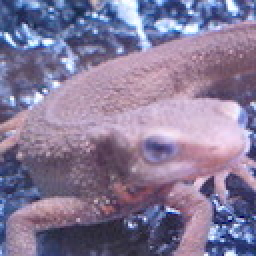
#> input picture questions/Question_11_20/imori.jpg, 128 x 128 px, found by its file name (shown 2 times larger)
$ python Q19-LoGFilter.py   (older library calls are emulated)
#> lines starting #> are read from the running program, lines starting #| are printed output that depends on the picture
# %% import
import cv2
from PIL import Image
import numpy as np

# %% load original image
img = Image.open("../../ImageProcessing100Wen/Question_11_20/imori.jpg")
#> img is the input picture: PIL image 128x128 RGB; mean R, G, B 134.1, 121.8, 152.8
img_arr = np.array(img)
img_gs = cv2.cvtColor(img_arr, cv2.COLOR_RGB2GRAY)
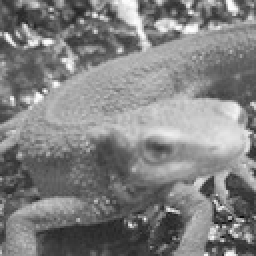
#> img_gs: shape (128, 128) (shown 2 times larger); min 11, max 254, mean 129
print(img_gs.shape)
#| (128, 128)

# %% LoG Filter
def LoG_filter(img, k_size=3, sigma=1.3):
#> called with k_size = 3, sigma = 1.3
    H, W = img.shape
#> H = 128; W = 128

    # Zero padding
    pad = k_size // 2
    out = np.pad(img, ((pad, pad), (pad, pad)), mode="constant")
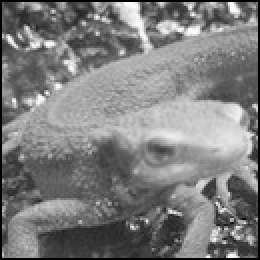
#> out: shape (130, 130) (shown 2 times larger); min 0, max 254, mean 125.1

    filter_log = np.zeros((3, 3), dtype=np.float)
    for i in range(0, k_size):
        for j in range(0, k_size):
            filter_log[i, j] = (i**2 + j**2 - sigma**2) / (2 * np.pi * sigma**6) * np.exp(-(i**2 + j**2)/(2 * sigma**2))
    filter_log /= filter_log.sum()  # 归一化，否则输出灰度值极低
    out = cv2.filter2D(img, -1, filter_log, borderType=cv2.BORDER_CONSTANT)
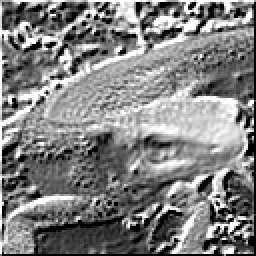
#> out: shape (128, 128) (shown 2 times larger); min 0, max 255, mean 128.3

    out = out[pad: pad + H, pad: pad + W].astype(np.uint8)
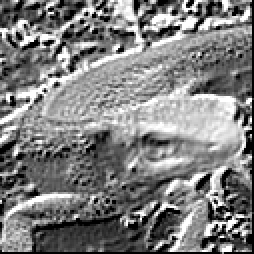
#> out: shape (127, 127) (shown 2 times larger); min 0, max 255, mean 126.6

    return np.clip(out, 0, 255)
# %%
img_fil = LoG_filter(img_gs)
# %%
